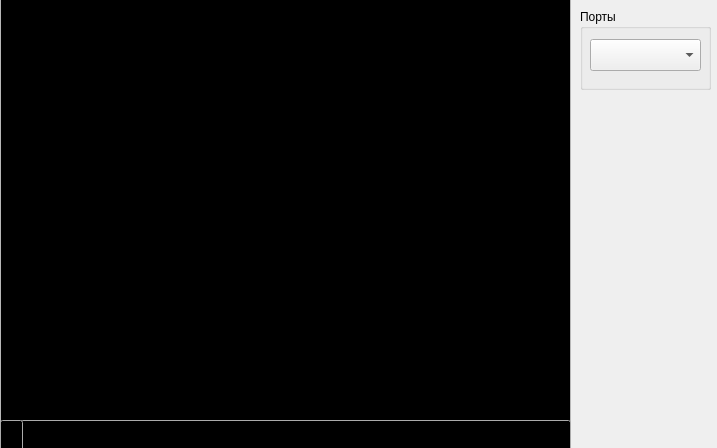
<?xml version="1.0" encoding="UTF-8"?>
<ui version="4.0">
 <class>termin</class>
 <widget class="QMainWindow" name="termin">
  <property name="geometry">
   <rect>
    <x>0</x>
    <y>0</y>
    <width>717</width>
    <height>448</height>
   </rect>
  </property>
  <property name="windowTitle">
   <string>termin</string>
  </property>
  <widget class="QWidget" name="centralWidget">
   <widget class="QTextEdit" name="textEdit">
    <property name="geometry">
     <rect>
      <x>0</x>
      <y>-7</y>
      <width>571</width>
      <height>431</height>
     </rect>
    </property>
    <property name="palette">
     <palette>
      <active>
       <colorrole role="Base">
        <brush brushstyle="SolidPattern">
         <color alpha="255">
          <red>0</red>
          <green>0</green>
          <blue>0</blue>
         </color>
        </brush>
       </colorrole>
      </active>
      <inactive>
       <colorrole role="Base">
        <brush brushstyle="SolidPattern">
         <color alpha="255">
          <red>0</red>
          <green>0</green>
          <blue>0</blue>
         </color>
        </brush>
       </colorrole>
      </inactive>
      <disabled>
       <colorrole role="Base">
        <brush brushstyle="SolidPattern">
         <color alpha="255">
          <red>239</red>
          <green>239</green>
          <blue>239</blue>
         </color>
        </brush>
       </colorrole>
      </disabled>
     </palette>
    </property>
    <property name="font">
     <font>
      <family>Monospace</family>
      <pointsize>8</pointsize>
     </font>
    </property>
   </widget>
   <widget class="QLineEdit" name="lineEdit">
    <property name="geometry">
     <rect>
      <x>20</x>
      <y>420</y>
      <width>551</width>
      <height>32</height>
     </rect>
    </property>
    <property name="palette">
     <palette>
      <active>
       <colorrole role="Base">
        <brush brushstyle="SolidPattern">
         <color alpha="255">
          <red>0</red>
          <green>0</green>
          <blue>0</blue>
         </color>
        </brush>
       </colorrole>
      </active>
      <inactive>
       <colorrole role="Base">
        <brush brushstyle="SolidPattern">
         <color alpha="255">
          <red>0</red>
          <green>0</green>
          <blue>0</blue>
         </color>
        </brush>
       </colorrole>
      </inactive>
      <disabled>
       <colorrole role="Base">
        <brush brushstyle="SolidPattern">
         <color alpha="255">
          <red>239</red>
          <green>239</green>
          <blue>239</blue>
         </color>
        </brush>
       </colorrole>
      </disabled>
     </palette>
    </property>
    <property name="font">
     <font>
      <family>Monospace</family>
     </font>
    </property>
   </widget>
   <widget class="QLineEdit" name="lineEdit_2">
    <property name="geometry">
     <rect>
      <x>0</x>
      <y>420</y>
      <width>23</width>
      <height>32</height>
     </rect>
    </property>
    <property name="palette">
     <palette>
      <active>
       <colorrole role="Base">
        <brush brushstyle="SolidPattern">
         <color alpha="255">
          <red>0</red>
          <green>0</green>
          <blue>0</blue>
         </color>
        </brush>
       </colorrole>
      </active>
      <inactive>
       <colorrole role="Base">
        <brush brushstyle="SolidPattern">
         <color alpha="255">
          <red>0</red>
          <green>0</green>
          <blue>0</blue>
         </color>
        </brush>
       </colorrole>
      </inactive>
      <disabled>
       <colorrole role="Base">
        <brush brushstyle="SolidPattern">
         <color alpha="255">
          <red>239</red>
          <green>239</green>
          <blue>239</blue>
         </color>
        </brush>
       </colorrole>
      </disabled>
     </palette>
    </property>
    <property name="font">
     <font>
      <family>Monospace</family>
     </font>
    </property>
    <property name="text">
     <string>$</string>
    </property>
   </widget>
   <widget class="QGroupBox" name="groupBox">
    <property name="geometry">
     <rect>
      <x>580</x>
      <y>9</y>
      <width>131</width>
      <height>81</height>
     </rect>
    </property>
    <property name="title">
     <string>Порты</string>
    </property>
    <widget class="QComboBox" name="portList">
     <property name="geometry">
      <rect>
       <x>10</x>
       <y>30</y>
       <width>111</width>
       <height>32</height>
      </rect>
     </property>
    </widget>
   </widget>
  </widget>
 </widget>
 <layoutdefault spacing="6" margin="11"/>
 <resources/>
 <connections/>
</ui>
